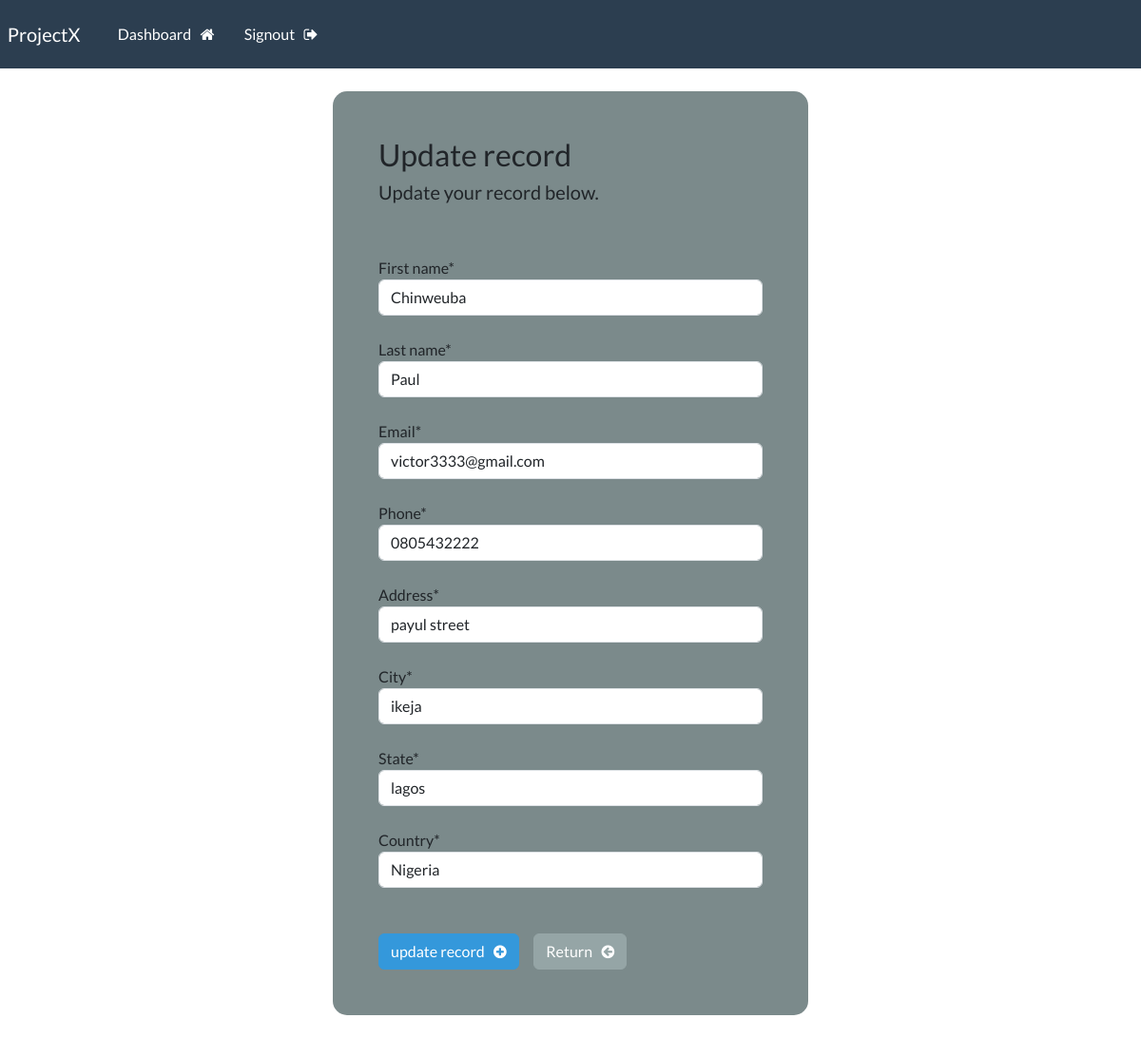
Page /update-record/2 (signed in) on the committed database.
### webapp/models.py (models this page shows, shortened)
class Record(models.Model):
    creation_date = models.DateTimeField(auto_now_add=True)
    first_name = models.CharField(max_length = 100)
    last_name = models.CharField(max_length = 100)
    email = models.CharField(max_length = 300)
    phone = models.CharField(max_length = 100)
    address = models.CharField(max_length = 300)
    city = models.CharField(max_length =300)
    state = models.CharField(max_length = 300)
    country = models.CharField(max_length = 300)

### webapp/views.py (the view)
# urls.py: path('update-record/<int:pk>', views.update_record, name='update-record'),
@login_required(login_url='my-login')
def update_record(request, pk):
    record = Record.objects.get(id=pk)
    form = UpdateRecordForm(instance=record)
    if request.method == 'POST':
        form = UpdateRecordForm(request.POST, instance=record)
        if form.is_valid():
            form.save()
            messages.success(request, "Record updated successfully!")
            return redirect("dashboard")
    context = {'form': form}
    return render(request, 'webapp/update-record.html', context=context)

### webapp/forms.py
class UpdateRecordForm(forms.ModelForm):
    class Meta:
        model = Record
        fields = ['first_name', 'last_name', 'email', 'phone', 'address', 'city', 'state', 'country']

### webapp/templates/webapp/update-record.html (shortened to what this page needs)
{% extends 'webapp/base.html' %}
{% load crispy_forms_tags %}
{% block content %}
    <body>
        <div class="container bg-dark shadow-md p-5 form-layout">
            <h3> Update record </h3>
            <h5> Update your record below. </h5>
            <br>
            <br>
            <form method="POST" autocomplete="off">
                {{form.first_name|as_crispy_field}}
                <br>
                {{form.last_name|as_crispy_field}}
                <br>
                {{form.email|as_crispy_field}}
                <br>
                {{form.phone|as_crispy_field}}
                <br>
                {{form.address|as_crispy_field}}
                <br>
                {{form.city|as_crispy_field}}
                <br>
                {{form.state|as_crispy_field}}
                <br>
                {{form.country|as_crispy_field}}
                <br>
                <br>
                <button type="submit" class="btn btn-info">
                    update record &nbsp; <i class="fa fa-plus-circle" aria-hidden="true"></i>
                    </button>
                    <a href="{% url 'dashboard' %}" class="btn btn-secondary">
                        Return &nbsp; <i class="fa fa-arrow-circle-left" aria-hidden="true"></i>
                    </a>
            </form>
        </div>
        <br>
    </body>
{% endblock %}

### static/css/styles.css (style rules this page uses)
.form-layout { border-radius: 15px; width: 500px; }

### rows in the picture
Record: first_name "Chinweuba", last_name "Paul", email "victor3333@gmail.com", phone "0805432222", address "payul street", city "ikeja", state "lagos", country "Nigeria"
